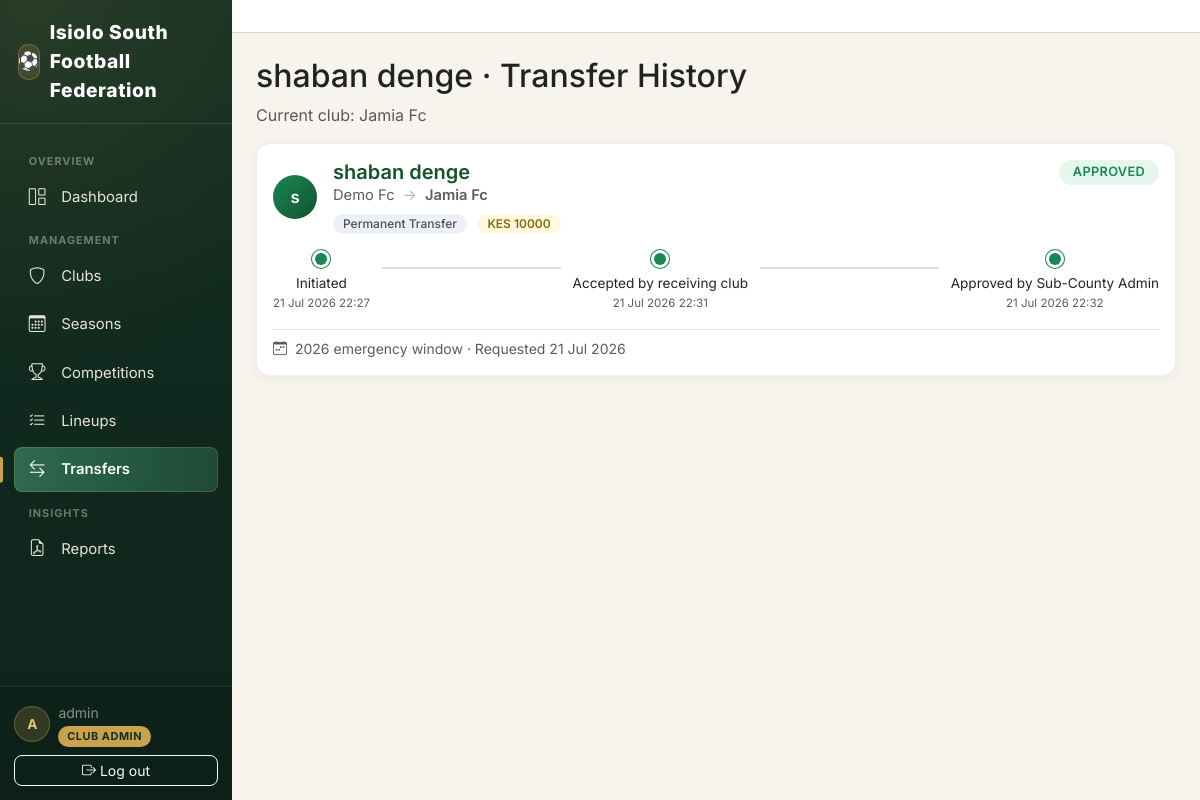
The page /transfers/player/2/history/ (signed in) on the database its author committed.
### accounts/models.py (models this page shows, shortened)
class CustomUser(AbstractUser):
    class Role(models.TextChoices):
        SUPER_ADMIN = "SUPER_ADMIN", "Super Admin"
        SUBCOUNTY_ADMIN = "SUBCOUNTY_ADMIN", "Sub-County Admin"
        CLUB_ADMIN = "CLUB_ADMIN", "Club Admin"
        REFEREE = "REFEREE", "Referee"
    role = models.CharField(
        max_length=20,
        choices=Role.choices,
        default=Role.CLUB_ADMIN,
        help_text="Determines what this user can see and do in FCMS.",
    )
    phone_number = models.CharField(max_length=20, blank=True)
    club = models.ForeignKey(
        "clubs.Club",
        on_delete=models.SET_NULL,
        null=True,
        blank=True,
        related_name="admins",
        help_text="Only set for Club Admin role.",
    )

### players/models.py (models this page shows, shortened)
class Player(models.Model):
    class Position(models.TextChoices):
        GOALKEEPER = "GK", "Goalkeeper"
        DEFENDER = "DEF", "Defender"
        MIDFIELDER = "MID", "Midfielder"
        FORWARD = "FWD", "Forward"
    class Status(models.TextChoices):
        ACTIVE = "ACTIVE", "Active"
        SUSPENDED = "SUSPENDED", "Suspended"
        INJURED = "INJURED", "Injured"
        INACTIVE = "INACTIVE", "Inactive"
    first_name = models.CharField(max_length=100)
    last_name = models.CharField(max_length=100)
    club = models.ForeignKey(Club, on_delete=models.CASCADE, related_name="players")
    date_of_birth = models.DateField(null=True, blank=True)
    position = models.CharField(max_length=5, choices=Position.choices, blank=True)
    jersey_number = models.PositiveSmallIntegerField(null=True, blank=True)
    status = models.CharField(max_length=20, choices=Status.choices, default=Status.ACTIVE)
    photo = models.ImageField(upload_to="player_photos/", null=True, blank=True)
    created_at = models.DateTimeField(auto_now_add=True)
    class Meta:
        ordering = ["club", "last_name", "first_name"]
        unique_together = ("club", "jersey_number")
    @property
    def full_name(self):
        return f"{self.first_name} {self.last_name}"

### clubs/models.py (models this page shows, shortened)
class Club(models.Model):
    class Status(models.TextChoices):
        PENDING = "PENDING", "Pending Approval"
        ACTIVE = "ACTIVE", "Active"
        SUSPENDED = "SUSPENDED", "Suspended"
        INACTIVE = "INACTIVE", "Inactive"
    name = models.CharField(max_length=150, unique=True)
    logo = models.ImageField(upload_to="club_logos/", blank=True, null=True)
    ward = models.CharField(max_length=100, help_text="Administrative ward the club represents.")
    registration_number = models.CharField(max_length=50, unique=True)
    home_ground = models.CharField(max_length=150, blank=True)
    contact_name = models.CharField(max_length=100, blank=True)
    contact_phone = models.CharField(max_length=20, blank=True)
    contact_email = models.EmailField(blank=True)
    status = models.CharField(max_length=20, choices=Status.choices, default=Status.PENDING)
    created_at = models.DateTimeField(auto_now_add=True)
    updated_at = models.DateTimeField(auto_now=True)
    class Meta:
        ordering = ["name"]

### transfers/models.py (models this page shows, shortened)
class Transfer(models.Model):
    class TransferType(models.TextChoices):
        PERMANENT = "PERMANENT", "Permanent Transfer"
        LOAN = "LOAN", "Loan"
        FREE_AGENT = "FREE_AGENT", "Free Agent Signing"
    class Status(models.TextChoices):
        PENDING_CLUB = "PENDING_CLUB", "Awaiting Receiving Club"
        PENDING_SUBCOUNTY = "PENDING_SUBCOUNTY", "Awaiting Sub-County Approval"
        APPROVED = "APPROVED", "Approved"
        REJECTED_CLUB = "REJECTED_CLUB", "Rejected by Receiving Club"
        REJECTED_SUBCOUNTY = "REJECTED_SUBCOUNTY", "Rejected by Sub-County Admin"
        CANCELLED = "CANCELLED", "Cancelled by Initiator"
    window = models.ForeignKey(
        TransferWindow, on_delete=models.PROTECT, related_name="transfers"
    )
    player = models.ForeignKey(
        "players.Player", on_delete=models.CASCADE, related_name="transfers"
    )
    from_club = models.ForeignKey(
        "clubs.Club",
        on_delete=models.SET_NULL,
        null=True,
        blank=True,
        related_name="transfers_out",
        help_text="Left blank for a free-agent signing.",
    )
    to_club = models.ForeignKey(
        "clubs.Club", on_delete=models.CASCADE, related_name="transfers_in"
    )
    transfer_type = models.CharField(
        max_length=20, choices=TransferType.choices, default=TransferType.PERMANENT
    )
    fee = models.DecimalField(
        max_digits=12,
        decimal_places=2,
        null=True,
        blank=True,
        help_text="Transfer/loan fee in KES. Leave blank if undisclosed or free.",
    )
    loan_end_date = models.DateField(
        null=True, blank=True, help_text="Only relevant for loan transfers."
    )
    status = models.CharField(
        max_length=20, choices=Status.choices, default=Status.PENDING_CLUB
    )
    initiated_by = models.ForeignKey(
        "accounts.CustomUser",
        on_delete=models.SET_NULL,
        null=True,
        related_name="transfers_initiated",
    )
    requested_at = models.DateTimeField(auto_now_add=True)
    club_response_by = models.ForeignKey(
        "accounts.CustomUser",
        on_delete=models.SET_NULL,
        null=True,
        blank=True,
        related_name="transfer_club_responses",
    )
    club_response_at = models.DateTimeField(null=True, blank=True)
    club_rejection_reason = models.CharField(max_length=255, blank=True)
    subcounty_response_by = models.ForeignKey(
        "accounts.CustomUser",
        on_delete=models.SET_NULL,
        null=True,
        blank=True,
        related_name="transfer_subcounty_responses",
    )
    subcounty_response_at = models.DateTimeField(null=True, blank=True)
    subcounty_rejection_reason = models.CharField(max_length=255, blank=True)
    class Meta:
        ordering = ["-requested_at"]
    def timeline(self):
        steps = [
            {
                "label": "Initiated",
                "state": "done",
                "timestamp": self.requested_at,
                "actor": self.initiated_by,
                "detail": f"By {self.from_club.name if self.from_club else 'free agent signing'}",
            }
        ]
        if self.status == self.Status.CANCELLED:
            steps.append({"label": "Cancelled", "state": "rejected", "timestamp": None, "actor": None, "detail": ""})
            return steps
        club_state = "done" if self.club_response_at else "pending"
        steps.append(
            {
                "label": "Accepted by receiving club",
                "state": club_state,
                "timestamp": self.club_response_at,
                "actor": self.club_response_by,
                "detail": "",
            }
        )
        subcounty_state = "done" if self.status == self.Status.APPROVED else "upcoming" if club_state == "pending" else "pending"
        steps.append(
            {
                "label": "Approved by Sub-County Admin",
                "state": subcounty_state,
                "timestamp": self.subcounty_response_at,
                "actor": self.subcounty_response_by,
                "detail": "",
            }
        )
        return steps

class TransferWindow(models.Model):
    class WindowType(models.TextChoices):
        OPENING = "OPENING", "Opening Window"
        MID_SEASON = "MID_SEASON", "Mid-Season Window"
        EMERGENCY = "EMERGENCY", "Emergency Window"
    season = models.ForeignKey(
        "seasons.Season", on_delete=models.CASCADE, related_name="transfer_windows"
    )
    name = models.CharField(max_length=100, help_text='e.g. "2026 Opening Window"')
    window_type = models.CharField(
        max_length=20, choices=WindowType.choices, default=WindowType.OPENING
    )
    start_date = models.DateField()
    end_date = models.DateField()
    is_active = models.BooleanField(
        default=True,
        help_text="Uncheck to force-close a window early, regardless of its dates.",
    )
    created_at = models.DateTimeField(auto_now_add=True)
    class Meta:
        ordering = ["-start_date"]

### transfers/views.py (the view)
# urls.py: path("player/<int:player_id>/history/", views.player_history, name="player_history"),
@login_required
def player_history(request, player_id):
    player = get_object_or_404(Player, pk=player_id)
    transfers = Transfer.objects.filter(player=player).select_related("from_club", "to_club", "window")
    return render(request, "transfers/player_history.html", {"player": player, "transfers": transfers})

### transfers/templates/transfers/player_history.html (shortened to what this page needs)
{% extends "base.html" %}
{% block content %}
<h2>{{ player.full_name }} &middot; Transfer History</h2>
<p class="text-muted">Current club: {{ player.club.name }}</p>
{% for transfer in transfers %}
  {% include "transfers/transfer_card.html" %}
{% empty %}
  <p class="text-muted">No transfer history for this player yet.</p>
{% endfor %}
{% endblock %}

### templates/base.html (shortened to what this page needs)
{% load static %}
<!DOCTYPE html>
<html lang="en">
<head>
    <link href="https://cdnjs.cloudflare.com/ajax/libs/bootstrap/5.3.3/css/bootstrap.min.css" rel="stylesheet">
    <link href="https://cdnjs.cloudflare.com/ajax/libs/bootstrap-icons/1.11.3/font/bootstrap-icons.min.css" rel="stylesheet">
</head>
<body>
<div class="d-flex" style="min-height: 100vh;">
    {% if user.is_authenticated %}
    <nav class="sidebar d-none d-lg-flex">
        <div class="brand">
            <span class="brand-badge">⚽</span> Isiolo South Football Federation
        </div>
        <div class="sidebar-scroll">
            <div class="nav-section-label">Overview</div>
            <ul class="nav nav-pills flex-column gap-1 mb-1">
                <li class="nav-item">
                    <a class="nav-link {% if request.resolver_match.app_name == 'dashboard' %}active{% endif %}" href="{% url 'dashboard:home' %}">
                        <i class="bi bi-grid-1x2 me-2"></i>Dashboard
                    </a>
                </li>
            </ul>
            <div class="nav-section-label">Management</div>
            <ul class="nav nav-pills flex-column gap-1 mb-1">
                <li class="nav-item">
                    <a class="nav-link {% if request.resolver_match.app_name == 'clubs' %}active{% endif %}" href="{% url 'clubs:list' %}">
                        <i class="bi bi-shield me-2"></i>Clubs
                    </a>
                </li>
                <li class="nav-item">
                    <a class="nav-link {% if request.resolver_match.app_name == 'seasons' %}active{% endif %}" href="{% url 'seasons:list' %}">
                        <i class="bi bi-calendar3 me-2"></i>Seasons
                    </a>
                </li>
                <li class="nav-item">
                    <a class="nav-link {% if request.resolver_match.app_name == 'competitions' %}active{% endif %}" href="{% url 'competitions:list' %}">
                        <i class="bi bi-trophy me-2"></i>Competitions
                    </a>
                </li>
                <li class="nav-item">
                    <a class="nav-link {% if request.resolver_match.app_name == 'lineups' %}active{% endif %}" href="{% url 'lineups:home' %}">
                        <i class="bi bi-list-check me-2"></i>Lineups
                    </a>
                </li>
                <li class="nav-item">
                    <a class="nav-link {% if request.resolver_match.app_name == 'transfers' %}active{% endif %}" href="{% url 'transfers:dashboard' %}">
                        <i class="bi bi-arrow-left-right me-2"></i>Transfers
                    </a>
                </li>
            </ul>
            <div class="nav-section-label">Insights</div>
            <ul class="nav nav-pills flex-column gap-1">
                <li class="nav-item">
                    <a class="nav-link {% if request.resolver_match.app_name == 'reports' %}active{% endif %}" href="{% url 'reports:home' %}">
                        <i class="bi bi-file-earmark-pdf me-2"></i>Reports
                    </a>
                </li>
            </ul>
        </div>
        <div class="sidebar-footer">
            <div class="d-flex align-items-center gap-2 mb-2">
                <div class="user-avatar">{{ user.get_full_name|default:user.username|slice:":1"|upper }}</div>
                <div style="min-width:0;">
                    <div class="small text-white-50 text-truncate">{{ user.get_full_name|default:user.username }}</div>
                    <span class="role-badge">{{ user.get_role_display }}</span>
                </div>
            </div>
            <form method="post" action="{% url 'accounts:logout' %}">
                <button class="btn btn-sm btn-outline-light w-100" type="submit">
                    <i class="bi bi-box-arrow-right me-1"></i>Log out
                </button>
            </form>
        </div>
    </nav>
    {% endif %}
    <main class="flex-grow-1 d-flex flex-column" style="min-width:0; height: 100vh; overflow-y: auto;" id="mainScroll">
        {% if user.is_authenticated %}
        <div class="top-bar px-3 px-lg-4 py-3" id="topBar">
        </div>
        {% endif %}
        <div class="content-area flex-grow-1">
            {% block content %}{% endblock %}
        </div>
    </main>
</div>
</body>
</html>

### transfers/templates/transfers/transfer_card.html (shortened to what this page needs)
{% load static %}
<div class="card mb-3 transfer-card">
  <div class="card-body">
    <div class="d-flex justify-content-between align-items-start flex-wrap gap-2">
      <div class="d-flex align-items-center gap-3">
        <div class="player-avatar">
          {{ transfer.player.full_name|slice:":1" }}
        </div>
        <div>
          <h5 class="card-title mb-1">
            <a href="{% url 'transfers:detail' transfer.pk %}">{{ transfer.player.full_name }}</a>
          </h5>
          <p class="card-subtitle text-muted mb-1 club-route">
            <span class="{% if not transfer.from_club %}text-muted fst-italic{% endif %}">
              {% if transfer.from_club %}{{ transfer.from_club.name }}{% else %}Free Agent{% endif %}
            </span>
            <span class="route-arrow">&rarr;</span>
            <span class="fw-semibold">{{ transfer.to_club.name }}</span>
          </p>
          <span class="badge type-badge">{{ transfer.get_transfer_type_display }}</span>
          {% if transfer.fee %}
            <span class="badge fee-badge">KES {{ transfer.fee|floatformat:0 }}</span>
          {% endif %}
        </div>
      </div>
      <span class="badge status-badge status-{{ transfer.status|lower }}">
        {{ transfer.get_status_display }}
      </span>
    </div>
    <ul class="list-inline mt-3 mb-0 transfer-timeline">
      {% for step in transfer.timeline %}
        <li class="list-inline-item timeline-step">
          <span class="dot dot-{{ step.state }}"></span>
          <span class="step-label">{{ step.label }}</span>
          {% if step.timestamp %}
            <small class="text-muted d-block step-time">{{ step.timestamp|date:"d M Y H:i" }}</small>
          {% endif %}
        </li>
        {% if not forloop.last %}
          <li class="list-inline-item timeline-connector"><span></span></li>
        {% endif %}
      {% endfor %}
    </ul>
    <p class="text-muted small mt-3 mb-0 pt-2 border-top window-line">
      <i class="bi bi-calendar-week"></i>
      {{ transfer.window.name }} &middot; Requested {{ transfer.requested_at|date:"d M Y" }}
    </p>
  </div>
</div>

### rows shown on the page
CustomUser: get_full_name "A", get_full_name "admin", role "CLUB ADMIN"
Player: full_name "shaban denge", club.name "Jamia Fc"
CustomUser: label "Initiated", timestamp "21 Jul 2026 22:27"
CustomUser: label "Accepted by receiving club", timestamp "21 Jul 2026 22:31"
CustomUser: label "Approved by Sub-County Admin", timestamp "21 Jul 2026 22:32"
